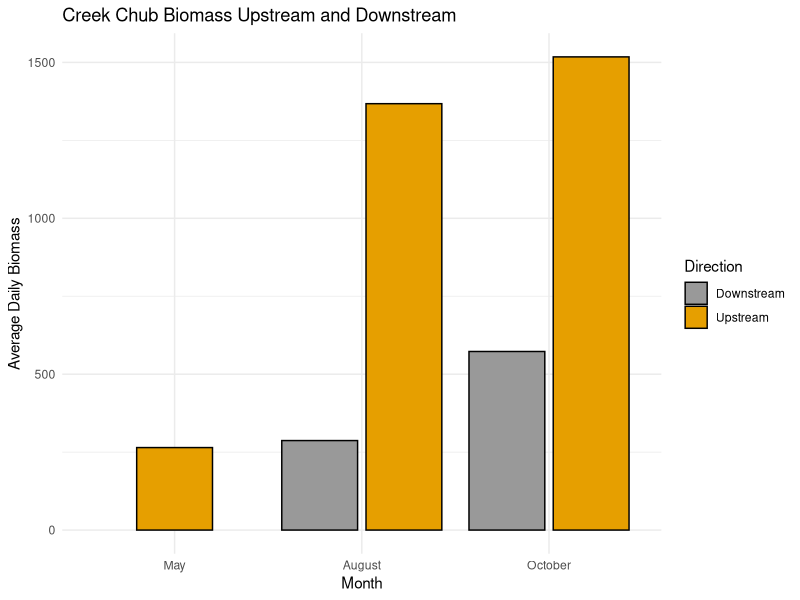
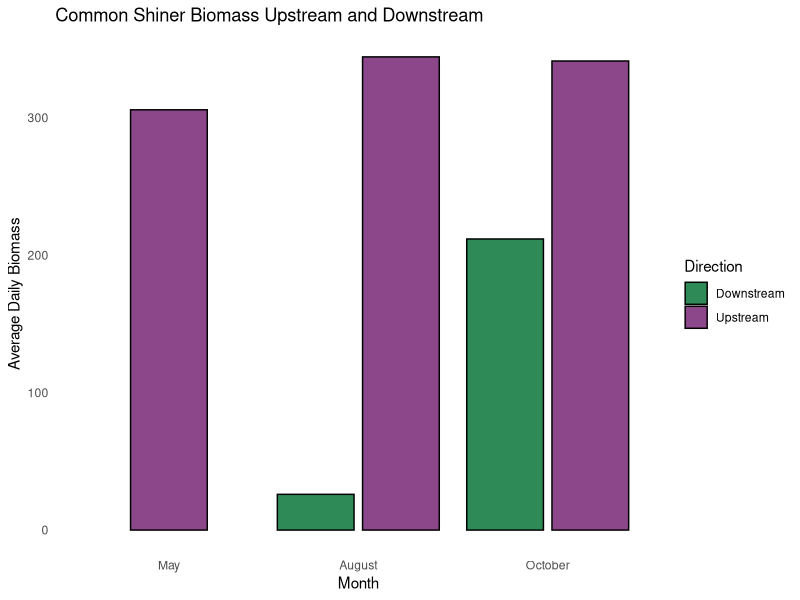
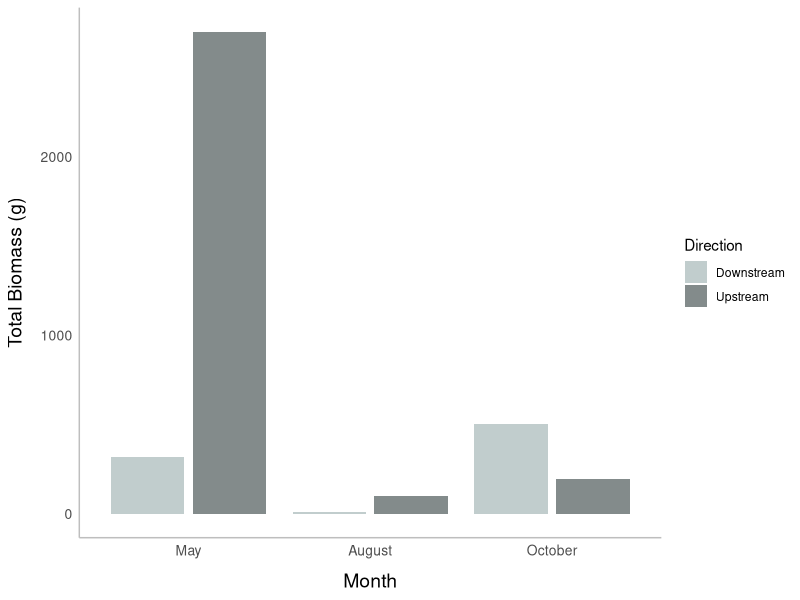

Write the R code that produced these figures, in order.

##Read in fyke data from 2023 
fyke_data<- read.csv("cleaned_fyke_data_2023.csv", header=T)


head(fyke_data)

library(tidyverse)
library(lubridate)
library(stringr)


fyke_summ_data <- fyke_data %>%
  group_by(Month, Direction, Species) %>%
  summarize(total_biomass = sum(Wt, na.rm = TRUE)) %>%
  ungroup()

# Calculate average daily biomass per month
daily_summ_data <- fyke_summ_data %>%
  group_by(Month, Direction, Species) %>%
  mutate(daily_avg_biomass = mean(total_biomass))

# Filter the data to include only "Creek Chub"
creek_chub_data <- fyke_summ_data %>%
    filter(Species == c("Creek Chub"))

month_order <- factor(creek_chub_data$Month, levels = c("May", "August", "October"))


# Create the plot
ggplot(data = creek_chub_data, aes(x = month_order, y = total_biomass, fill = Direction)) +
     geom_bar(stat = "identity", color = "black", position = position_dodge2(preserve = "single")) +
     theme_minimal() +
     scale_x_discrete(labels = c("May", "August", "October")) +
     scale_fill_manual(values = c('#999999', '#E69F00')) +
     labs(x = "Month", y = "Average Daily Biomass") +
     ggtitle("Creek Chub Biomass Upstream and Downstream")
 

# Filter the data to include only "Common Shiner"
common_shiner_data <- fyke_summ_data %>%
    filter(Species == "Common Shiner")

month_order <- factor(common_shiner_data$Month, levels = c("May", "August", "October"))

# Create the plot
ggplot(data = common_shiner_data, aes(x = month_order, y = total_biomass, fill = Direction)) +
    geom_bar(stat = "identity", color = "black", position = position_dodge2(preserve = "single")) +
    theme_minimal() +  # Using a minimal theme as a base
    theme(
    panel.grid.major = element_blank(),  # Remove major grid lines
    panel.grid.minor = element_blank()   # Remove minor grid lines  
    )+
    scale_x_discrete(labels = c("May", "August", "October")) +
    scale_fill_manual(values = c('seagreen', 'orchid4')) +
    labs(x = "Month", y = "Average Daily Biomass") +
    ggtitle("Common Shiner Biomass Upstream and Downstream")
  

# Filter the data to include only "Golden Shiner"
golden_shiner_data <- fyke_summ_data %>%
  filter(Species == "Golden Shiner")

# Define the order of months
month_order <- factor(golden_shiner_data$Month, levels = c("May", "August", "October"))

# Create the plot for total monthly biomass
# Create the plot for total monthly biomass
ggplot(data = golden_shiner_data, aes(x = month_order, y = total_biomass, fill = Direction)) +
  geom_bar(stat = "identity", position = position_dodge2(preserve = "single")) +
  theme_minimal() +  # Using a minimal theme as a base
  theme(
    panel.grid.major = element_blank(),
    panel.grid.minor = element_blank(),
    axis.line = element_line(colour = "grey"),
    axis.text = element_text(size = 10),
    axis.title.x = element_text(size = 14, margin = margin(t = 10)),
    axis.title.y = element_text(size = 14, margin = margin(r = 10)),
    axis.title.y.right = element_text(size = 14, margin = margin(l = 10))
  )+
  scale_x_discrete(labels = c("May", "August", "October")) +
  scale_fill_manual(values = c('azure3', 'azure4')) +
  labs(x = "Month", y = "Total Biomass (g)")


